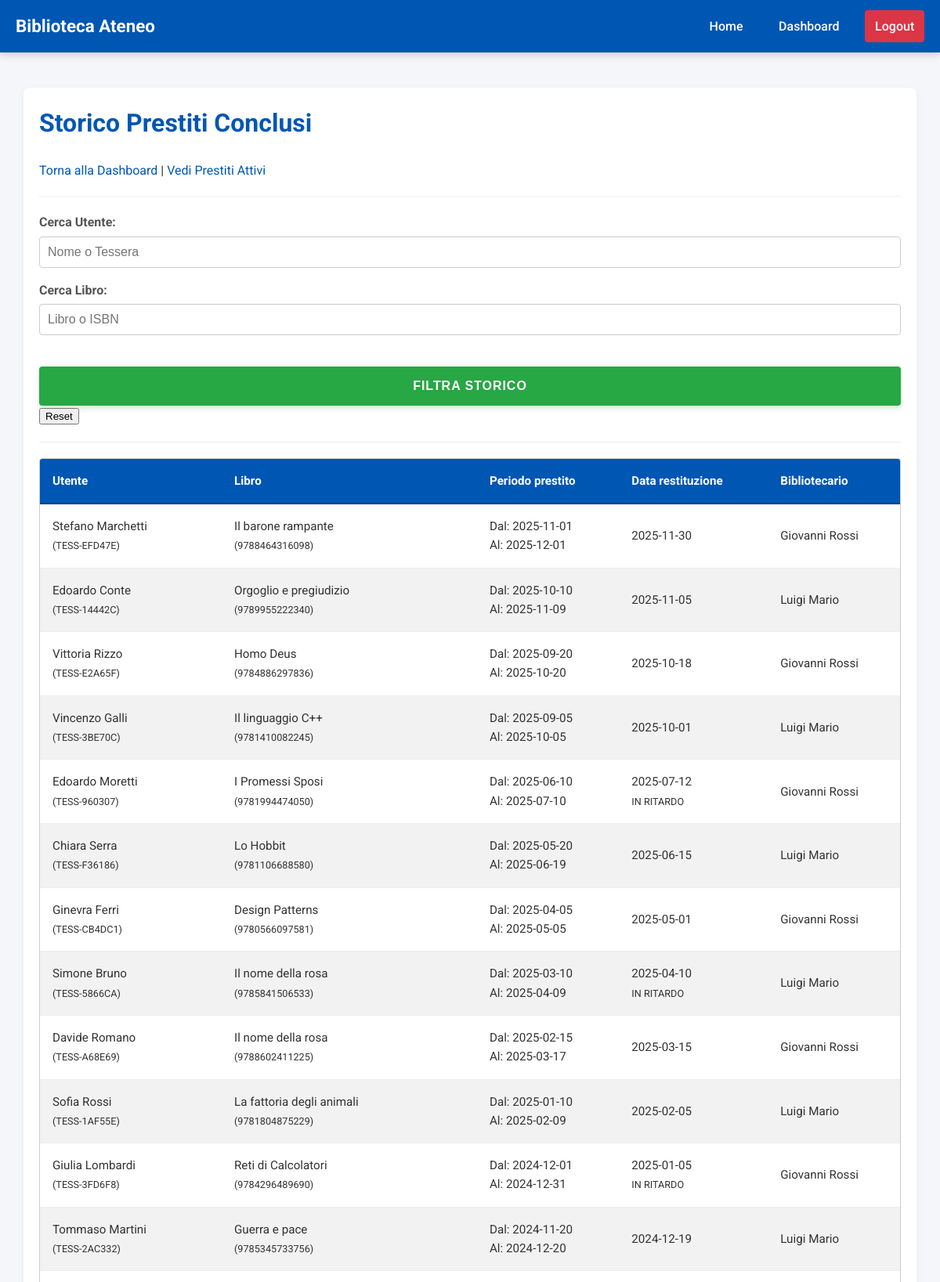
The page /storico.php (signed in, upper part) on the database its author committed.
### tables this page shows
CREATE TABLE Prestito(
    ID_Prestito INT AUTO_INCREMENT PRIMARY KEY,
    Utente INT NOT NULL,
    Copia INT NOT NULL,
    Bibliotecario INT NOT NULL,
    Data_Inizio DATE DEFAULT (CURRENT_DATE),
    Data_Fine DATE NOT NULL,
    Data_Restituzione DATE NULL,
    FOREIGN KEY (Utente) REFERENCES Utente(ID_Utente),
    FOREIGN KEY (Copia) REFERENCES Copia(ID_Copia),
    FOREIGN KEY (Bibliotecario) REFERENCES Bibliotecario(ID_Bibliotecario)
);

CREATE TABLE Utente(
    ID_Utente INT AUTO_INCREMENT PRIMARY KEY,
    Codice_Tessera VARCHAR(20) NOT NULL UNIQUE,
    Nome VARCHAR(100) NOT NULL,
    Cognome VARCHAR(100) NOT NULL,
    Email VARCHAR(100) NOT NULL UNIQUE,
    Telefono VARCHAR(20),
    Stato ENUM('Attivo', 'Sospeso') DEFAULT 'Attivo',
    Dipartimento INT NOT NULL,
    Tipo_Utente ENUM('Studente', 'Professore', 'Personale') NOT NULL,
    Matricola VARCHAR(20),
    Corso_Laurea VARCHAR(100),
    Ufficio VARCHAR(50),
    FOREIGN KEY (Dipartimento) REFERENCES Dipartimento(ID_Dipartimento)
);

CREATE TABLE Opera(
    ID_Opera INT AUTO_INCREMENT PRIMARY KEY,
    Titolo VARCHAR(100) NOT NULL,
    Anno_Pubblicazione INT,
    Lingua_Originale varchar(50)
);

CREATE TABLE Edizione(
    ISBN VARCHAR(20) PRIMARY KEY,
    Opera INT NOT NULL,
    Editore INT NOT NULL,
    Lingua_Pubblicazione VARCHAR(50),
    Anno_Edizione INT,
    Pagine INT,
    FOREIGN KEY (Opera) REFERENCES Opera(ID_Opera),
    FOREIGN KEY (Editore) REFERENCES Editore(ID_Editore)
);

CREATE TABLE Bibliotecario(
    ID_Bibliotecario INT AUTO_INCREMENT PRIMARY KEY,
    Username VARCHAR(100) NOT NULL UNIQUE,
    Password VARCHAR(255) NOT NULL,
    Nome VARCHAR(100) NOT NULL,
    Cognome VARCHAR(100),
    Stato ENUM('Attivo', 'Disattivato') DEFAULT 'Attivo'
);

### src/storico.php (the view, shortened to what this page needs)
<?php
    require 'include/db.php';
    $search_utente = $_GET['s_utente'] ?? '';
    $search_libro = $_GET['s_libro'] ?? '';
    $params = [];
    $query =    "SELECT Prestito.Data_Inizio, Prestito.Data_Fine, Prestito.Data_Restituzione,
                        Utente.Nome AS Nome_Utente, Utente.Cognome AS Cognome_Utente, Utente.Codice_Tessera AS Tessera,
                        Opera.Titolo, Edizione.ISBN, Bibliotecario.Nome AS Nome_Biblio, Bibliotecario.Cognome AS Cognome_Biblio
                FROM Prestito
                JOIN Utente ON Prestito.Utente = Utente.ID_Utente
                JOIN Copia ON Prestito.Copia = Copia.ID_Copia
                JOIN Edizione ON Copia.ISBN = Edizione.ISBN
                JOIN Opera ON Edizione.Opera = Opera.ID_Opera
                JOIN Bibliotecario ON Prestito.Bibliotecario = Bibliotecario.ID_Bibliotecario
                WHERE Data_Restituzione IS NOT NULL";
    $query .= " ORDER BY Data_Restituzione DESC";
    $stmt = $pdo->prepare($query);
    $stmt->execute($params);
    require 'include/header.php';
?>
<h1>Storico Prestiti Conclusi</h1>
<a href="dashboard.php">Torna alla Dashboard</a> | <a href="prestiti.php">Vedi Prestiti Attivi</a>
<hr>
<form method="get">
    <label for="s_utente">Cerca Utente:</label>
    <input type="text" name="s_utente" value="<?= htmlspecialchars($search_utente)?>" placeholder="Nome o Tessera"> <br>
    <label for="s_libro">Cerca Libro:</label>
    <input type="text" name="s_libro" value="<?= htmlspecialchars($search_libro)?>" placeholder="Libro o ISBN"> <br>
    <button type="submit">Filtra Storico</button>
    <a href="storico.php"><button type="button">Reset</button></a>
</form>
<hr>
<?php if($stmt->rowCount() > 0): ?>
    <div class="table-wrapper">
        <table>
                <thead>
                    <tr>
                        <th>Utente</th>
                        <th>Libro</th>
                        <th>Periodo prestito</th>
                        <th>Data restituzione</th>
                        <th>Bibliotecario</th>
                    </tr>
                </thead>
                <tbody>
                    <?php while($row = $stmt->fetch()):?>
                        <?php
                            $data_scadenza = new DateTime($row['Data_Fine']);
                            $data_rientro = new DateTime($row['Data_Restituzione']);
                            $is_ritardo = $data_rientro > $data_scadenza;
                        ?>
                        <tr>
                            <td>
                                <?= htmlspecialchars($row['Nome_Utente'] . ' ' . $row['Cognome_Utente']) ?> <br>
                                <small>(<?=htmlspecialchars($row['Tessera'])?>)</small>
                            </td>
                            <td>
                                <?= htmlspecialchars($row['Titolo'])?> <br>
                                <small>(<?=htmlspecialchars($row['ISBN'])?>)</small>
                            </td>
                            <td>
                                Dal: <?= htmlspecialchars($row['Data_Inizio'])?> <br>
                                Al: <?= htmlspecialchars($row['Data_Fine'])?>
                            </td>
                            <td>
                                <?= htmlspecialchars($row['Data_Restituzione'])?>
                                <?php if($is_ritardo):?>
                                    <br><small>IN RITARDO</small>
                                <?php endif;?>
                            </td>
                            <td>
                                <?= htmlspecialchars($row['Nome_Biblio'] . ' ' . $row['Cognome_Biblio']) ?>
                            </td>
                        </tr>
                    <?php endwhile;?>
                </tbody>
            </table>
    </div>
<?php else:?>
    <p>Nessun prestito trovato nello storico con questi criteri</p>
<?php endif;?>
<?php
    require 'include/footer.php';
?>

### src/assets/css/style.css (style rules this page uses)
* { box-sizing: border-box; }
body { font-family: 'Roboto', sans-serif; background-color: #f4f6f9; color: #333; margin: 0; padding: 0; line-height: 1.6; padding-top: 5rem; }
h1, h2, h3 { color: #0056b3; margin-top: 0; }
hr { border: 0; border-top: 1px solid #eee; margin: 1.25rem 0; }
a { color: #0056b3; text-decoration: none; }
form { margin-bottom: 1.25rem; }
label { display: block; margin-bottom: 0.3rem; font-weight: bold; color: #555; }
input[type="text"], input[type="email"], input[type="password"], input[type="date"], input[type="number"], select, textarea { width: 100%; padding: 0.625rem; border: 1px solid #ccc; border-radius: 0.25rem; font-size: 1rem; margin-bottom: 1rem; background-color: #fff; }
button[type="submit"], input[type="submit"] { background-color: #28a745; color: white; border: none; padding: 1rem 2rem; font-size: 1rem; font-weight: bold; text-transform: uppercase; letter-spacing: 0.06rem; cursor: pointer; border-radius: 0.25rem; width: 100%; margin-top: 1.5rem; box-shadow: 0 0.25rem 0.375rem rgba(40, 167, 69, 0.2); transition: all 0.3s; -webkit-appearance: none; }
.table-wrapper { width: 100%; overflow-x: auto; margin-top: 1.25rem; border: 1px solid #ccc; border-radius: 0.25rem; background-color: #fff; }
table { width: 100%; border-collapse: collapse; margin: 0; font-size: 0.95rem; white-space: nowrap; }
thead th { background-color: #0056b3; color: white; text-align: left; padding: 1rem; border-bottom: 2px solid #004494; position: sticky; top: 0; }
tbody td { padding: 1rem; border-bottom: 1px solid #eee; color: #333; }
tbody tr:nth-child(even) { background-color: #f2f2f2; }

### rows shown on the page
prestito: Utente.Cognome "Stefano Marchetti", Utente.Codice_Tessera "TESS-EFD47E", opera.Titolo "Il barone rampante", edizione.ISBN "9788464316098", Data_Inizio "2025-11-01", Data_Fine "2025-12-01", Data_Restituzione "2025-11-30", Bibliotecario.Cognome "Giovanni Rossi"
prestito: Utente.Cognome "Edoardo Conte", Utente.Codice_Tessera "TESS-14442C", opera.Titolo "Orgoglio e pregiudizio", edizione.ISBN "9789955222340", Data_Inizio "2025-10-10", Data_Fine "2025-11-09", Data_Restituzione "2025-11-05", Bibliotecario.Cognome "Luigi Mario"
prestito: Utente.Cognome "Vittoria Rizzo", Utente.Codice_Tessera "TESS-E2A65F", opera.Titolo "Homo Deus", edizione.ISBN "9784886297836", Data_Inizio "2025-09-20", Data_Fine "2025-10-20", Data_Restituzione "2025-10-18", Bibliotecario.Cognome "Giovanni Rossi"
prestito: Utente.Cognome "Vincenzo Galli", Utente.Codice_Tessera "TESS-3BE70C", opera.Titolo "Il linguaggio C++", edizione.ISBN "9781410082245", Data_Inizio "2025-09-05", Data_Fine "2025-10-05", Data_Restituzione "2025-10-01", Bibliotecario.Cognome "Luigi Mario"
prestito: Utente.Cognome "Edoardo Moretti", Utente.Codice_Tessera "TESS-960307", opera.Titolo "I Promessi Sposi", edizione.ISBN "9781994474050", Data_Inizio "2025-06-10", Data_Fine "2025-07-10", Data_Restituzione "2025-07-12", shows "IN RITARDO", Bibliotecario.Cognome "Giovanni Rossi"
prestito: Utente.Cognome "Chiara Serra", Utente.Codice_Tessera "TESS-F36186", opera.Titolo "Lo Hobbit", edizione.ISBN "9781106688580", Data_Inizio "2025-05-20", Data_Fine "2025-06-19", Data_Restituzione "2025-06-15", Bibliotecario.Cognome "Luigi Mario"
prestito: Utente.Cognome "Ginevra Ferri", Utente.Codice_Tessera "TESS-CB4DC1", opera.Titolo "Design Patterns", edizione.ISBN "9780566097581", Data_Inizio "2025-04-05", Data_Fine "2025-05-05", Data_Restituzione "2025-05-01", Bibliotecario.Cognome "Giovanni Rossi"
prestito: Utente.Cognome "Simone Bruno", Utente.Codice_Tessera "TESS-5866CA", opera.Titolo "Il nome della rosa", edizione.ISBN "9785841506533", Data_Inizio "2025-03-10", Data_Fine "2025-04-09", Data_Restituzione "2025-04-10", shows "IN RITARDO", Bibliotecario.Cognome "Luigi Mario"
prestito: Utente.Cognome "Davide Romano", Utente.Codice_Tessera "TESS-A68E69", opera.Titolo "Il nome della rosa", edizione.ISBN "9788602411225", Data_Inizio "2025-02-15", Data_Fine "2025-03-17", Data_Restituzione "2025-03-15", Bibliotecario.Cognome "Giovanni Rossi"
prestito: Utente.Cognome "Sofia Rossi", Utente.Codice_Tessera "TESS-1AF55E", opera.Titolo "La fattoria degli animali", edizione.ISBN "9781804875229", Data_Inizio "2025-01-10", Data_Fine "2025-02-09", Data_Restituzione "2025-02-05", Bibliotecario.Cognome "Luigi Mario"
prestito: Utente.Cognome "Giulia Lombardi", Utente.Codice_Tessera "TESS-3FD6F8", opera.Titolo "Reti di Calcolatori", edizione.ISBN "9784296489690", Data_Inizio "2024-12-01", Data_Fine "2024-12-31", Data_Restituzione "2025-01-05", shows "IN RITARDO", Bibliotecario.Cognome "Giovanni Rossi"
prestito: Utente.Cognome "Tommaso Martini", Utente.Codice_Tessera "TESS-2AC332", opera.Titolo "Guerra e pace", edizione.ISBN "9785345733756", Data_Inizio "2024-11-20", Data_Fine "2024-12-20", Data_Restituzione "2024-12-19", Bibliotecario.Cognome "Luigi Mario"
